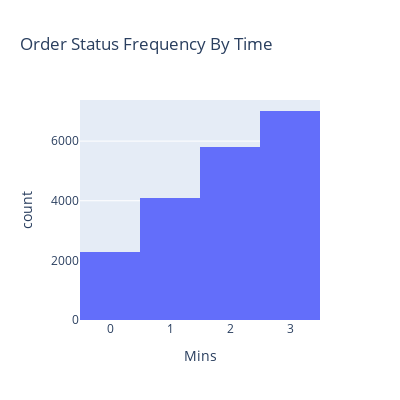

Notebook source saved alongside this figure:
### Markdown cell above
Converting Time Column into Categorical Variable for ease in manipulation

### Code cell
# Creating a new column Mins
data['Mins'] = mins
# if the number of mins are lesser than 360 i.e Time is from 00:00 to 05:59 store it as 0
data.loc[data['Mins'] < 360, 'Mins'] = 0
# if the number of mins are lesser than 720 and greater than equal to 360 
# i.e Time is from 06:00 to 11:59 store it as 1
data.loc[(data['Mins'] >= 360) & (data['Mins'] < 720), 'Mins'] = 1 
# if the number of mins are lesser than 1080 and greater than equal to 720
# i.e Time is from 12:00 to 17:59 store it as 2
data.loc[(data['Mins'] >= 720) & (data['Mins'] < 1080), 'Mins'] = 2 
# if the number of mins are  greater than equal to 1080
#i.e Time is from 18:00 to 23:59 store it as 3
data.loc[(data['Mins'] >= 1080), 'Mins'] = 3
# Checking in which time frame most orders are placed
data.Mins.value_counts()
# plotting the number of orders placed within different time frames
px.histogram(data, x = data.Mins, width = 400, height = 400, title='Order Status Frequency By Time')
# Most Orders are placed between 6 PM to 12 AM, with number of orders = 7010

### Figure 1 — Plotly figure (JSON) as saved in the notebook; plotly's stock layout.template omitted (floating-point values rounded to 4 significant figures; data arrays with more than 128 entries replaced by an {"elided": "..."} marker saying what was removed)
{"data": [{"alignmentgroup": "True", "bingroup": "x", "hovertemplate": "Mins=%{x}<br>count=%{y}<extra></extra>", "legendgroup": "", "marker": {"color": "#636efa"}, "name": "", "offsetgroup": "", "orientation": "v", "showlegend": false, "type": "histogram", "x": {"elided": "19185 int values"}, "xaxis": "x", "yaxis": "y"}], "layout": {"barmode": "relative", "height": 400, "legend": {"tracegroupgap": 0}, "title": {"text": "Order Status Frequency By Time"}, "width": 400, "xaxis": {"anchor": "y", "domain": [0.0, 1.0], "title": {"text": "Mins"}}, "yaxis": {"anchor": "x", "domain": [0.0, 1.0], "title": {"text": "count"}}}}
